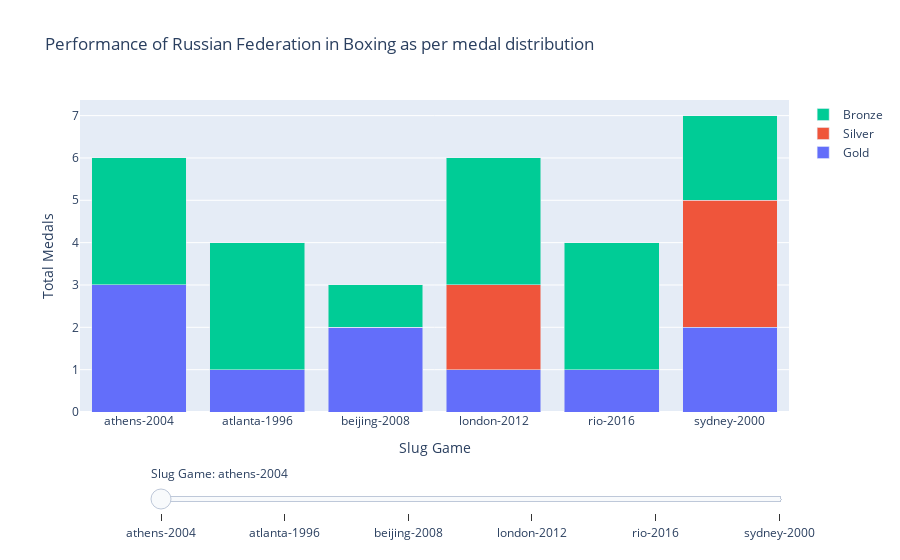

Here is the notebook cell this chart was saved with:
### Code cell
import pandas as pd
import plotly.graph_objects as go

def track_country_performance(df, country_name, discipline_title):
    """
    Track the performance of a country for a given discipline across all slug games.

    Parameters:
        df (pandas.DataFrame): The DataFrame containing the data.
        country_name (str): The country name to track performance.
        discipline_title (str): The discipline title to track performance.

    Returns:
        pandas.DataFrame: A DataFrame with the total medals won for the given country and discipline in each slug game.
    """
    # Filter the DataFrame for the specified country and discipline
    filtered_df = df[(df['country_name'] == country_name) & (df['discipline_title'] == discipline_title)]

    # Group the filtered DataFrame by 'slug_game' and calculate the total medals won
    grouped_df = filtered_df.groupby('slug_game')['medal_type'].value_counts().unstack(fill_value=0)

    return grouped_df


def create_slider_plot(df, country_name, discipline_title):
    """
    Create a Plotly visualization with a slider for tracking the performance of a country in a discipline across slug games.

    Parameters:
        df (pandas.DataFrame): The DataFrame containing the data.
        country_name (str): The country name to track performance.
        discipline_title (str): The discipline title to track performance.
    """
    # Track the performance of the country for the given discipline across all slug games
    performance_df = track_country_performance(df, country_name, discipline_title)

    # Create a figure
    fig = go.Figure()

    # Add bar traces for each medal type
    for medal_type in ['GOLD', 'SILVER', 'BRONZE']:
        fig.add_trace(go.Bar(
            x=performance_df.index,
            y=performance_df[medal_type],
            name=medal_type.capitalize(),
        ))

    # Set the layout
    fig.update_layout(
        title=f'Performance of {country_name} in {discipline_title} as per medal distribution',
        xaxis_title='Slug Game',
        yaxis_title='Total Medals',
        barmode='stack',
    )

    # Add a slider
    fig.update_layout(
        sliders=[
            {
                'currentvalue': {'prefix': 'Slug Game: '},
                'steps': [
                    {'method': 'animate', 'args': [[f'frame{i}']] ,'label': f'{game}'} for i, game in enumerate(performance_df.index)
                ],
                'transition': {'duration': 500, 'easing': 'linear'},
                'x': 0.1, 'len': 0.9,
                'y': 0, 'yanchor': 'top',
                'pad': {'t': 50, 'b': 10},
                'active': 0,
            }
        ],
    )

    # Add frames for each slug game
    frames = []
    for i, slug_game in enumerate(performance_df.index):
        frame_data = [
            go.Bar(x=[slug_game], y=[performance_df.loc[slug_game, 'GOLD']], name='Gold', marker=dict(color='gold')),
            go.Bar(x=[slug_game], y=[performance_df.loc[slug_game, 'SILVER']], name='Silver', marker=dict(color='silver')),
            go.Bar(x=[slug_game], y=[performance_df.loc[slug_game, 'BRONZE']], name='Bronze', marker=dict(color='peru'))
        ]
        frame = go.Frame(
            name=f'frame{i}',
            data=frame_data
        )
        frames.append(frame)

    fig.frames = frames

    # Show the interactive plot
    fig.show()


# Assuming df is your DataFrame
country_name = input("Enter the country of Interest:")
discipline_title = input("Enter the discipline:")

create_slider_plot(df, country_name, discipline_title)

### Figure 1 — Plotly figure (JSON) as saved in the notebook; plotly's stock layout.template omitted (floating-point values rounded to 4 significant figures)
{"data": [{"name": "Gold", "type": "bar", "x": ["athens-2004", "atlanta-1996", "beijing-2008", "london-2012", "rio-2016", "sydney-2000"], "y": [3, 1, 2, 1, 1, 2]}, {"name": "Silver", "type": "bar", "x": ["athens-2004", "atlanta-1996", "beijing-2008", "london-2012", "rio-2016", "sydney-2000"], "y": [0, 0, 0, 2, 0, 3]}, {"name": "Bronze", "type": "bar", "x": ["athens-2004", "atlanta-1996", "beijing-2008", "london-2012", "rio-2016", "sydney-2000"], "y": [3, 3, 1, 3, 3, 2]}], "layout": {"barmode": "stack", "sliders": [{"active": 0, "currentvalue": {"prefix": "Slug Game: "}, "len": 0.9, "pad": {"b": 10, "t": 50}, "steps": [{"args": [["frame0"]], "label": "athens-2004", "method": "animate"}, {"args": [["frame1"]], "label": "atlanta-1996", "method": "animate"}, {"args": [["frame2"]], "label": "beijing-2008", "method": "animate"}, {"args": [["frame3"]], "label": "london-2012", "method": "animate"}, {"args": [["frame4"]], "label": "rio-2016", "method": "animate"}, {"args": [["frame5"]], "label": "sydney-2000", "method": "animate"}], "transition": {"duration": 500, "easing": "linear"}, "x": 0.1, "y": 0, "yanchor": "top"}], "title": {"text": "Performance of Russian Federation in Boxing as per medal distribution"}, "xaxis": {"title": {"text": "Slug Game"}}, "yaxis": {"title": {"text": "Total Medals"}}}}
